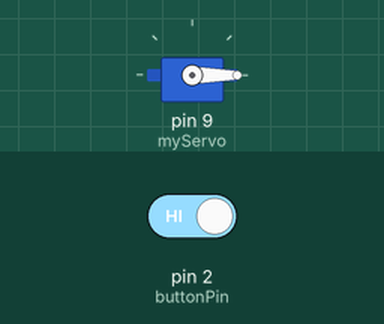
This sketch was run on a simulated Arduino Uno, built with avr-gcc and run on an emulated ATmega328P. Shown: servo. Inputs (shaded band) come from the test bench; at power-on: pin 2 (buttonPin) HIGH.

Above: at 0.1 s.
At 23.4 s:
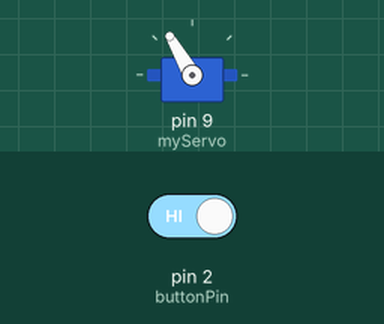
23.5 s: pin 2 (buttonPin) driven HIGH
At 24.4 s:
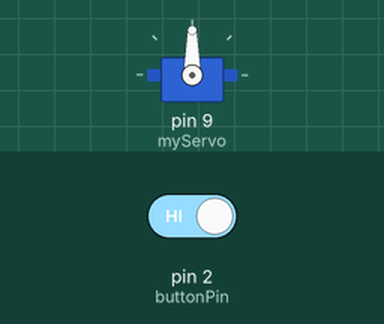
Timing chart, 0 to 41.5 s (numbered marks = the images above; inputs shaded):
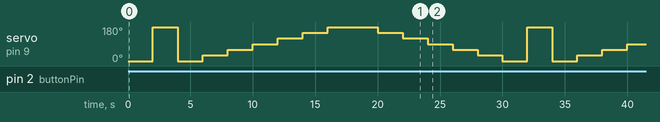

The sketch:

servohbdmanual.ino
```cpp
#include <Servo.h>

Servo myServo;

const int manual = 0;
  const int potmeter = A0;
  int val;
  const int buttonPin =2;
  int buttonState = 0;
void setup() {
  // put your setup code here, to run once:
  Serial.begin(9600);
  myServo.attach(9);
   myServo.write(0);
  pinMode(buttonPin, INPUT);

}

void loop() {
  // put your main code here, to run repeatedly:
buttonState = digitalRead(buttonPin);
if (buttonState == 0) {
  val = analogRead(potmeter);
  val = map(val, 0,1023, 0, 180);
  Serial.println(val);
  myServo.write(val);
  //delay(1000);
}
else{
 myServo.write(0);
 delay(2000);
 myServo.write(180);
  delay(2000);
  for (int k = 0; k<=180; k=k+30){
     myServo.write(k);
 delay(2000);

  }

  for (int k = 180; k>0; k=k-30){
     myServo.write(k);
 delay(2000);
  }}
}
```
